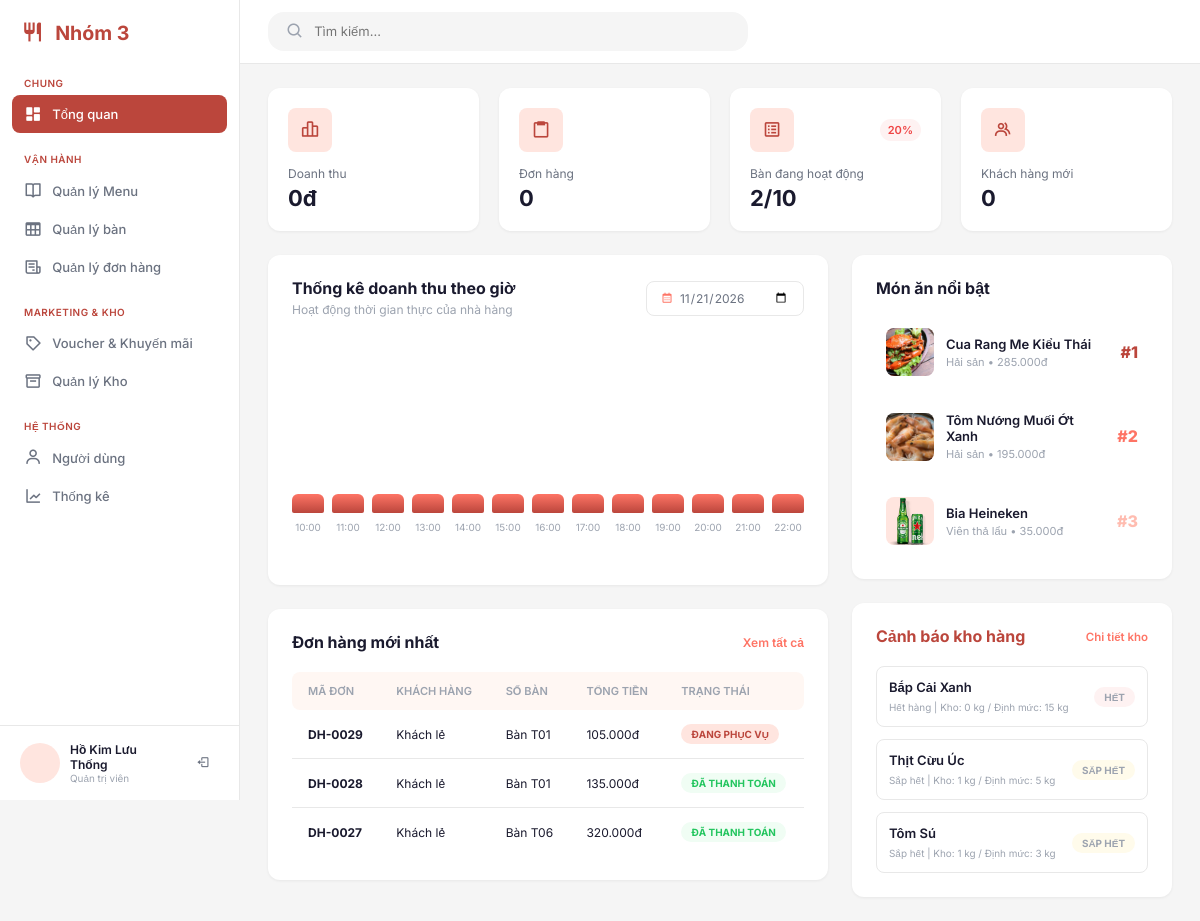
The page /admin/index.php?page=overview (signed in) on the database its author committed.
### tables this page shows
CREATE TABLE `orders` (
  `orderId` int(11) NOT NULL,
  `customerId` int(11) DEFAULT NULL,
  `adminId` int(11) DEFAULT NULL,
  `tableId` int(11) DEFAULT NULL,
  `voucherId` int(11) DEFAULT NULL,
  `guestCount` int(11) DEFAULT NULL,
  `subtotal` decimal(12,0) NOT NULL DEFAULT 0,
  `discountAmount` decimal(12,0) NOT NULL DEFAULT 0,
  `totalAmount` decimal(12,0) NOT NULL DEFAULT 0,
  `paymentMethod` varchar(20) DEFAULT NULL,
  `status` varchar(20) NOT NULL DEFAULT 'OPEN',
  `orderDate` datetime NOT NULL DEFAULT current_timestamp(),
  `paidAt` datetime DEFAULT NULL,
  `createdAt` datetime NOT NULL DEFAULT current_timestamp()
);

CREATE TABLE `service_table` (
  `tableId` int(11) NOT NULL,
  `tableNumber` varchar(10) NOT NULL,
  `area` varchar(50) DEFAULT NULL,
  `capacity` int(11) NOT NULL DEFAULT 4,
  `status` varchar(20) NOT NULL DEFAULT 'AVAILABLE',
  `isDeleted` tinyint(1) NOT NULL DEFAULT 0,
  `createdAt` datetime NOT NULL DEFAULT current_timestamp()
);

CREATE TABLE `food` (
  `foodId` int(11) NOT NULL,
  `categoryId` int(11) NOT NULL,
  `foodName` varchar(150) NOT NULL,
  `foodDescription` varchar(500) DEFAULT NULL,
  `foodPrice` decimal(12,0) NOT NULL,
  `foodDiscount` decimal(5,2) NOT NULL DEFAULT 0.00,
  `foodStatus` varchar(20) NOT NULL DEFAULT 'AVAILABLE',
  `isFeatured` tinyint(1) NOT NULL DEFAULT 0,
  `imageURL` varchar(255) DEFAULT NULL,
  `isDeleted` tinyint(1) NOT NULL DEFAULT 0,
  `createdAt` datetime NOT NULL DEFAULT current_timestamp()
);

CREATE TABLE `category` (
  `categoryId` int(11) NOT NULL,
  `categoryName` varchar(100) NOT NULL,
  `description` varchar(500) DEFAULT NULL,
  `isDeleted` tinyint(1) NOT NULL DEFAULT 0,
  `createdAt` datetime NOT NULL DEFAULT current_timestamp()
);

CREATE TABLE `ingredient` (
  `ingredientId` int(11) NOT NULL,
  `ingredientName` varchar(150) NOT NULL,
  `unit` varchar(20) NOT NULL,
  `quantityInStock` decimal(12,3) NOT NULL DEFAULT 0.000,
  `minQuantity` decimal(12,3) NOT NULL DEFAULT 0.000,
  `isDeleted` tinyint(1) NOT NULL DEFAULT 0,
  `createdAt` datetime NOT NULL DEFAULT current_timestamp()
);

### admin/index.php (called while the page is built, shortened)
<?php
$page = $_GET['page'] ?? 'overview';
$routes = [
    'overview'         => 'page/overview/index.php',
    'menu'             => 'page/menu/index.php',
    'warehouse'        => 'page/warehouse/index.php',
    'tables'           => 'page/tables/index.php',
    'orders'           => 'page/orders/index.php',
    'vouchers'         => 'page/vouchers/index.php',
    'users'            => 'page/users/index.php',
    'statistics'       => 'page/statistics/index.php',
    'login'            => 'page/login/index.php',
];
$file = __DIR__ . '/' . $routes[$page];
require $file;

### admin/page/overview/action.php (called while the page is built, shortened)
<?php
require_once __DIR__ . '/functions.php';
$selectedDate = $_GET['date'] ?? date('Y-m-d');
$hourlyHeights = array_fill(10, 13, 10);
$hourlyVal     = array_fill(10, 13, 0);
$revenue       = 0;
$orders        = get_order_by_date($conn, $selectedDate);
$maxVal = max($hourlyVal);
foreach ($hourlyVal as $h => $val) {
    $hourlyHeights[$h] = ($maxVal > 0) ? max(10, round(($val / $maxVal) * 100)) : 10;
}
$totalOrders   = count($orders);
$tableStats    = get_table_stats($conn);
$occupiedCount = $tableStats['occupied'];
$totalTables   = $tableStats['total'];
$tablePercent  = $tableStats['percent'];
$customerCount = new_customer_count($conn, $selectedDate);
$recentOrders = [];
$data = get_orders($conn);
$i = 0;
while (($row = $data->fetch_assoc()) && $i < 3) {
    $recentOrders[] = $row;
    $i++;
}
$featuredFoods = get_foods($conn);
$stockAlerts   = get_stock_alerts($conn);

### admin/page/overview/functions.php (called while the page is built)
<?php
function get_order_by_date($conn, $date)
{
    $sql = "SELECT * FROM `orders` WHERE DATE(orderDate) = ?";
    $stmt = $conn->prepare($sql);
    $stmt->bind_param("s", $date);
    $stmt->execute();
    return $stmt->get_result()->fetch_all(MYSQLI_ASSOC);
}
function get_orders($conn)
{
    $sql = "SELECT o.*, c.customerName, t.tableNumber
            FROM `orders` o
            LEFT JOIN `customer` c ON o.customerId = c.customerId
            LEFT JOIN `service_table` t ON o.tableId = t.tableId
            ORDER BY o.orderDate DESC ";
    return $conn->query($sql);
}
function get_table_stats($conn)
{
    $sql = "SELECT
                COUNT(*) AS total,
                SUM(CASE WHEN status = 'OCCUPIED' THEN 1 ELSE 0 END) AS occupied
            FROM `service_table`";
    $res = $conn->query($sql)->fetch_assoc();
    $total    = (int)($res['total'] ?? 0);
    $occupied = (int)($res['occupied'] ?? 0);
    $percent  = ($total > 0) ? round(($occupied / $total) * 100) : 0;
    return [
        'total'    => $total,
        'occupied' => $occupied,
        'percent'  => $percent
    ];
}
function new_customer_count($conn, $date)
{
    $sql = "SELECT COUNT(*) AS total FROM `customer` WHERE DATE(createdAt) = ?";
    $stmt = $conn->prepare($sql);
    $stmt->bind_param("s", $date);
    $stmt->execute();
    $res = $stmt->get_result()->fetch_assoc();
    return $res['total'];
}
function get_foods($conn)
{
    $sql = "SELECT f.*, c.categoryName
            FROM `food` f
            LEFT JOIN `category` c ON f.categoryId = c.categoryId
            WHERE f.isDeleted = 0 AND f.isFeatured = 1
            ORDER BY f.foodId DESC
            LIMIT 3";
    return $conn->query($sql)->fetch_all(MYSQLI_ASSOC);
}
function get_stock_alerts($conn)
{
    $sql = "SELECT *
            FROM `ingredient`
            WHERE isDeleted = 0 AND quantityInStock <= minQuantity
            ORDER BY quantityInStock ASC
            LIMIT 3";
    return $conn->query($sql)->fetch_all(MYSQLI_ASSOC);
}

### admin/page/overview/index.php (the view, shortened to what this page needs)
<?php
require_once __DIR__ . '/action.php';
include_once __DIR__ . '/../../../layouts/admin_header.php';
?>
<div class="stat-cards">
  <div class="stat-card">
    <div class="stat-card__header">
      <div class="stat-card__icon">
        <i class="bx bx-bar-chart-alt-2"></i>
      </div>
    </div>
    <p class="stat-card__label">Doanh thu </p>
    <p class="stat-card__value"><?= number_format($revenue, 0, ',', '.') ?>đ</p>
  </div>
  <div class="stat-card">
    <div class="stat-card__header">
      <div class="stat-card__icon"><i class="bx bx-clipboard"></i></div>
    </div>
    <p class="stat-card__label">Đơn hàng </p>
    <p class="stat-card__value"><?= $totalOrders ?></p>
  </div>
  <div class="stat-card">
    <div class="stat-card__header">
      <div class="stat-card__icon">
        <i class="bx bx-spreadsheet"></i>
      </div>
      <span class="stat-card__badge <?= $tablePercent >= 50 ? 'stat-card__badge--up' : 'stat-card__badge--down' ?>"><?= $tablePercent ?>%</span>
    </div>
    <p class="stat-card__label">Bàn đang hoạt động</p>
    <p class="stat-card__value"><?= $occupiedCount ?>/<?= $totalTables ?></p>
  </div>
  <div class="stat-card">
    <div class="stat-card__header">
      <div class="stat-card__icon"><i class="bx bx-group"></i></div>
    </div>
    <p class="stat-card__label">Khách hàng mới</p>
    <p class="stat-card__value"><?= $customerCount ?></p>
  </div>
</div>
<div class="content-grid">
  <div class="content-grid__left">
    <div class="chart-card">
      <div class="chart-card__header">
        <div>
          <h2 class="chart-card__title">Thống kê doanh thu theo giờ</h2>
          <p class="chart-card__subtitle">
            Hoạt động thời gian thực của nhà hàng
          </p>
        </div>
        <form method="GET" action="index.php" class="chart-card__date-form">
          <label class="chart-card__date-picker chart-card__date-picker--compact">
            <i class="bx bx-calendar"></i>
            <input type="date" name="date" value="<?= htmlspecialchars($selectedDate) ?>" onchange="this.form.submit()"
              class="chart-card__date-input">
          </label>
        </form>
      </div>
      <div class="bar-chart">
        <div class="bar-chart__bars">
          <?php for ($h = 10; $h <= 22; $h++): ?>
            <div class="bar-chart__bar-group" title="<?= $h ?>:00 - <?= number_format($hourlyVal[$h] ?? 0, 0, ',', '.') ?>đ">
              <div class="bar-chart__bar" style="height: <?= $hourlyHeights[$h] ?? 10 ?>%"></div>
              <span><?= $h ?>:00</span>
            </div>
          <?php endfor; ?>
        </div>
      </div>
    </div>
    <div class="orders-card">
      <div class="orders-card__header">
        <h2>Đơn hàng mới nhất</h2>
        <a href="index.php?page=orders">Xem tất cả</a>
      </div>
      <table class="orders-table">
        <thead>
          <tr>
            <th>MÃ ĐƠN</th>
            <th>KHÁCH HÀNG</th>
            <th>SỐ BÀN</th>
            <th>TỔNG TIỀN</th>
            <th>TRẠNG THÁI</th>
          </tr>
        </thead>
        <tbody>
          <?php if (!empty($recentOrders)): ?>
            <?php foreach ($recentOrders as $ord): ?>
              <?php
              $orderCode = 'DH-' . str_pad((string)$ord['orderId'], 4, '0', STR_PAD_LEFT);
              $custName  = !empty($ord['customerName']) ? $ord['customerName'] : 'Khách lẻ';
              $tableName = !empty($ord['tableNumber']) ? 'Bàn ' . $ord['tableNumber'] : 'Mang về';
              $st        = strtoupper(trim($ord['status'] ?? 'OPEN'));
              ?>
              <tr data-search="<?= htmlspecialchars(mb_strtolower($orderCode . ' ' . $custName . ' ' . $tableName, 'UTF-8')) ?>">
                <td><strong><?= htmlspecialchars($orderCode) ?></strong></td>
                <td><?= htmlspecialchars($custName) ?></td>
                <td><?= htmlspecialchars($tableName) ?></td>
                <td><?= number_format((float)($ord['totalAmount'] ?? 0), 0, ',', '.') ?>đ</td>
                <td>
                  <?php if ($st === 'PAID'): ?>
                    <span class="badge badge--paid">ĐÃ THANH TOÁN</span>
                  <?php elseif ($st === 'CANCELLED'): ?>
                    <span class="badge badge--out">ĐÃ HỦY</span>
                  <?php elseif ($st === 'OPEN'): ?>
                    <span class="badge badge--serving">ĐANG CHẾ BIẾN</span>
                  <?php elseif ($st === 'PENDING' || $st === 'PENDING_PAY'): ?>
                    <span class="badge badge--low">CHỜ THANH TOÁN</span>
                  <?php else: ?>
                    <span class="badge badge--serving">ĐANG PHỤC VỤ</span>
                  <?php endif; ?>
                </td>
              </tr>
            <?php endforeach; ?>
          <?php else: ?>
            <tr>
              <td colspan="5" class="orders-table__empty">Chưa có đơn hàng nào trong cơ sở dữ liệu.</td>
            </tr>
          <?php endif; ?>
        </tbody>
      </table>
    </div>
  </div>
  <div class="content-grid__right">
    <div class="bestseller-card">
      <h2>Món ăn nổi bật</h2>
      <div class="bestseller-list">
        <?php if (!empty($featuredFoods)): ?>
          <?php foreach ($featuredFoods as $idx => $food): ?>
            <?php
            $rank   = $idx + 1;
            $imgSrc = "../" . $food['imageURL'];
            ?>
            <div class="bestseller-item">
              <div class="bestseller-item__img">
                <img src="<?= htmlspecialchars($imgSrc) ?>">
              </div>
              <div class="bestseller-item__info">
                <p><?= htmlspecialchars($food['foodName']) ?></p>
                <span><?= htmlspecialchars($food['categoryName'] ?? '') ?> • <?= number_format((float)$food['foodPrice'], 0, ',', '.') ?>đ</span>
              </div>
              <span class="bestseller-item__rank rank--<?= $rank ?>">#<?= $rank ?></span>
            </div>
          <?php endforeach; ?>
        <?php else: ?>
          <p class="bestseller-empty">Chưa có dữ liệu món nổi bật.</p>
        <?php endif; ?>
      </div>
    </div>
    <div class="warehouse-card">
      <div class="warehouse-card__header">
        <h2 class="warehouse-card__title">Cảnh báo kho hàng</h2>
        <a href="index.php?page=warehouse" class="warehouse-card__link">Chi tiết kho</a>
      </div>
      <div class="warehouse-list">
        <?php if (!empty($stockAlerts)): ?>
          <?php foreach ($stockAlerts as $ing): ?>
            <?php
            $qty   = (float)$ing['quantityInStock'];
            $min   = (float)$ing['minQuantity'];
            $unit  = $ing['unit'];
            $isOut = ($qty <= 0);
            ?>
            <div class="warehouse-item">
              <div>
                <p><?= htmlspecialchars($ing['ingredientName']) ?></p>
                <span><?= $isOut ? 'Hết hàng' : 'Sắp hết' ?> | Kho: <?= rtrim(rtrim(number_format($qty, 2, '.', ''), '0'), '.') ?> <?= htmlspecialchars($unit) ?> / Định mức: <?= rtrim(rtrim(number_format($min, 2, '.', ''), '0'), '.') ?> <?= htmlspecialchars($unit) ?></span>
              </div>
              <span class="badge <?= $isOut ? 'badge--out' : 'badge--low' ?>"><?= $isOut ? 'HẾT' : 'SẮP HẾT' ?></span>
            </div>
          <?php endforeach; ?>
        <?php else: ?>
          <p class="warehouse-empty-ok">Tất cả nguyên liệu đều đủ định mức tồn kho.</p>
        <?php endif; ?>
      </div>
    </div>
  </div>
</div>
</main>
</div>
</body>
</html>

### rows shown on the page
orders: orderId "DH-0029", custName "Khách lẻ", tableId.tableNumber "Bàn T01", totalAmount "105.000", status "ĐANG PHỤC VỤ"
orders: orderId "DH-0028", custName "Khách lẻ", tableId.tableNumber "Bàn T01", totalAmount "135.000", status "ĐÃ THANH TOÁN"
orders: orderId "DH-0027", custName "Khách lẻ", tableId.tableNumber "Bàn T06", totalAmount "320.000", status "ĐÃ THANH TOÁN"
food: imageURL (picture), foodName "Cua Rang Me Kiểu Thái", categoryId.categoryName "Hải sản", foodPrice "285.000", rank "1"
food: imageURL (picture), foodName "Tôm Nướng Muối Ớt Xanh", categoryId.categoryName "Hải sản", foodPrice "195.000", rank "2"
food: imageURL (picture), foodName "Bia Heineken", categoryId.categoryName "Viên thả lẩu", foodPrice "35.000", rank "3"
ingredient: ingredientName "Bắp Cải Xanh", shows "Hết hàng", quantityInStock "0", unit "kg", minQuantity "15", shows "HẾT"
ingredient: ingredientName "Thịt Cừu Úc", shows "Sắp hết", quantityInStock "1", unit "kg", minQuantity "5", shows "SẮP HẾT"
ingredient: ingredientName "Tôm Sú", shows "Sắp hết", quantityInStock "1", unit "kg", minQuantity "3", shows "SẮP HẾT"

### other values the page prints
$_SESSION['admin_name'] "Hồ Kim Lưu Thống"
$revenue "0"
$totalOrders "0"
$tablePercent "20"
$occupiedCount "2"
$totalTables "10"
$customerCount "0"
